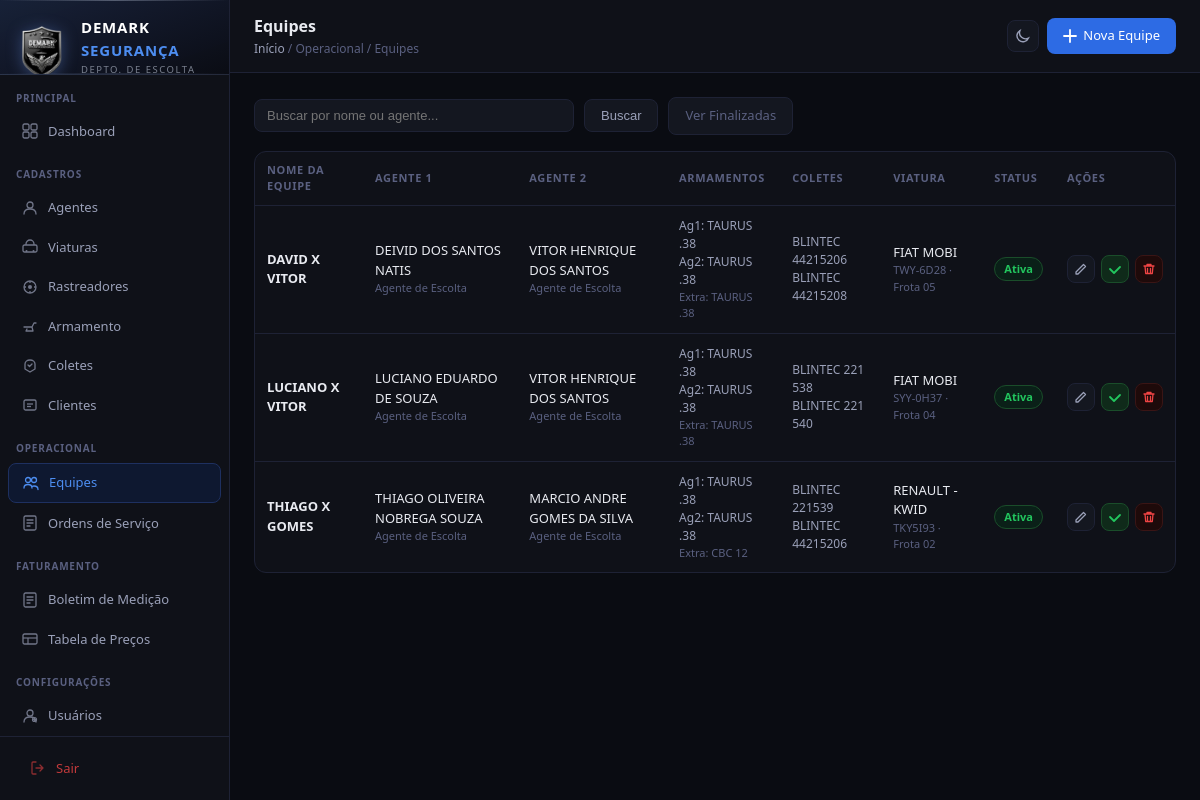
Page /operacional/equipes/ (signed in) on the committed database.
### cadastros/models.py (models this page shows, shortened)
class Equipe(models.Model):
    STATUS_CHOICES = [
        ('ativa',      'Ativa'),
        ('inativa',    'Inativa'),
        ('em_servico', 'Em Serviço'),
        ('finalizada', 'Finalizada'),
    ]
    nome             = models.CharField(max_length=100, verbose_name='Nome da Equipe')
    agente1          = models.ForeignKey('Agente',    on_delete=models.PROTECT, related_name='equipe_agente1',   verbose_name='Agente 1')
    agente2          = models.ForeignKey('Agente',    on_delete=models.PROTECT, related_name='equipe_agente2',   verbose_name='Agente 2')
    armamento_agente1= models.ForeignKey('Armamento', on_delete=models.PROTECT, related_name='equipe_arm_ag1',   verbose_name='Armamento Agente 1')
    armamento_agente2= models.ForeignKey('Armamento', on_delete=models.PROTECT, related_name='equipe_arm_ag2',   verbose_name='Armamento Agente 2')
    armamento_extra  = models.ForeignKey('Armamento', on_delete=models.SET_NULL, null=True, blank=True, related_name='equipe_arm_extra', verbose_name='Armamento Extra (Equipe)')
    colete1          = models.ForeignKey('Colete',    on_delete=models.PROTECT, related_name='equipe_colete1',   verbose_name='Colete Agente 1')
    colete2          = models.ForeignKey('Colete',    on_delete=models.PROTECT, related_name='equipe_colete2',   verbose_name='Colete Agente 2')
    viatura          = models.ForeignKey('Viatura',   on_delete=models.SET_NULL, null=True, blank=True, related_name='equipe_viatura', verbose_name='Viatura')
    status           = models.CharField(max_length=20, choices=STATUS_CHOICES, default='ativa', verbose_name='Status')
    observacoes      = models.TextField(blank=True, verbose_name='Observações')
    criado_em        = models.DateTimeField(auto_now_add=True)
    atualizado_em    = models.DateTimeField(auto_now=True)
    class Meta:
        verbose_name = 'Equipe'
        verbose_name_plural = 'Equipes'
        ordering = ['nome']

class Agente(models.Model):
    STATUS_CHOICES = [
        ('ativo', 'Ativo'),
        ('afastado', 'Afastado'),
        ('inativo', 'Inativo'),
    ]
    FUNCAO_CHOICES = [
        ('agente_escolta', 'Agente de Escolta'),
        ('motorista_escolta', 'Motorista Escolta'),
        ('supervisor', 'Supervisor'),
        ('coordenador', 'Coordenador'),
    ]
    foto = models.ImageField(upload_to='agentes/', blank=True, null=True)
    nome = models.CharField(max_length=200, verbose_name='Nome completo')
    cpf = models.CharField(max_length=14, unique=True, verbose_name='CPF')
    rg = models.CharField(max_length=20, verbose_name='RG')
    telefone = models.CharField(max_length=20, verbose_name='Telefone / Contato')
    data_nascimento = models.DateField(blank=True, null=True, verbose_name='Data de nascimento')
    cnh = models.CharField(max_length=20, blank=True, verbose_name='CNH')
    cnh_validade = models.DateField(blank=True, null=True, verbose_name='Val. CNH')
    cnh_categoria = models.CharField(max_length=5, blank=True, default='B', verbose_name='Categoria CNH')
    cnv = models.CharField(max_length=20, blank=True, verbose_name='CNV')
    cnv_validade = models.DateField(blank=True, null=True, verbose_name='Val. CNV')
    funcao = models.CharField(max_length=30, choices=FUNCAO_CHOICES, default='agente_escolta', verbose_name='Funcao')
    status = models.CharField(max_length=15, choices=STATUS_CHOICES, default='ativo', verbose_name='Status')
    observacoes = models.TextField(blank=True, verbose_name='Observacoes')
    criado_em = models.DateTimeField(auto_now_add=True)
    atualizado_em = models.DateTimeField(auto_now=True)
    class Meta:
        verbose_name = 'Agente'
        verbose_name_plural = 'Agentes'
        ordering = ['nome']

class Armamento(models.Model):
    TIPO_CHOICES = [
        ('pistola', 'Pistola'),
        ('revolver', 'Revolver'),
        ('espingarda', 'Espingarda'),
        ('rifle', 'Rifle'),
    ]
    tipo = models.CharField(max_length=20, choices=TIPO_CHOICES, verbose_name='Tipo')
    marca = models.CharField(max_length=100, verbose_name='Marca / Fabricante')
    modelo = models.CharField(max_length=100, verbose_name='Modelo')
    calibre = models.CharField(max_length=20, verbose_name='Calibre')
    numero_serie = models.CharField(max_length=50, unique=True, verbose_name='Nr de Serie')
    numero_cano = models.CharField(max_length=50, blank=True, verbose_name='Nr do Cano')
    registro_cr = models.CharField(max_length=50, blank=True, verbose_name='Registro CR/SINARM')
    registro_validade = models.DateField(blank=True, null=True, verbose_name='Val. Registro')
    data_aquisicao = models.DateField(blank=True, null=True, verbose_name='Data de Aquisicao')
    criado_em = models.DateTimeField(auto_now_add=True)
    atualizado_em = models.DateTimeField(auto_now=True)
    class Meta:
        verbose_name = 'Armamento'
        verbose_name_plural = 'Armamentos'
        ordering = ['tipo', 'marca']

class Colete(models.Model):
    PROTECAO_CHOICES = [
        ('Nivel IIA',  'Nível IIA'),
        ('Nivel II',   'Nível II'),
        ('Nivel IIIA', 'Nível IIIA'),
        ('Nivel III',  'Nível III'),
        ('Nivel IV',   'Nível IV'),
    ]
    marca       = models.CharField(max_length=100, verbose_name='Marca')
    numeracao   = models.CharField(max_length=50,  verbose_name='Numeracao')
    protecao    = models.CharField(max_length=20, choices=PROTECAO_CHOICES, default='Nivel IIIA', verbose_name='Nivel de Protecao')
    validade    = models.DateField(verbose_name='Validade')
    criado_em   = models.DateTimeField(auto_now_add=True)
    atualizado_em = models.DateTimeField(auto_now=True)
    class Meta:
        verbose_name = 'Colete'
        verbose_name_plural = 'Coletes'
        ordering = ['marca']

class Viatura(models.Model):
    STATUS_CHOICES = [
        ('ativa', 'Ativa'),
        ('manutencao', 'Em manutencao'),
        ('inativa', 'Inativa'),
    ]
    TIPO_CHOICES = [
        ('VW Polo', 'VW Polo'),
        ('VW Gol', 'VW Gol'),
        ('Fiat Strada', 'Fiat Strada'),
        ('Toyota Hilux', 'Toyota Hilux'),
        ('Outro', 'Outro'),
    ]
    tipo = models.CharField(max_length=50, verbose_name='Tipo')
    marca_modelo = models.CharField(max_length=100, verbose_name='Marca / Modelo')
    ano = models.CharField(max_length=4, verbose_name='Ano')
    cor = models.CharField(max_length=50, verbose_name='Cor')
    placa = models.CharField(max_length=10, unique=True, verbose_name='Placa')
    frota = models.CharField(max_length=20, blank=True, verbose_name='Frota')
    mct_id = models.CharField(max_length=20, blank=True, verbose_name='MCT / ID')
    renavam = models.CharField(max_length=15, blank=True, verbose_name='RENAVAM')
    chassi = models.CharField(max_length=30, blank=True, verbose_name='Chassi')
    crlv_validade = models.DateField(blank=True, null=True, verbose_name='CRLV Vencimento')
    seguro_validade = models.DateField(blank=True, null=True, verbose_name='Seguro Vencimento')
    status = models.CharField(max_length=15, choices=STATUS_CHOICES, default='ativa', verbose_name='Status')
    observacoes = models.TextField(blank=True, verbose_name='Observacoes')
    criado_em = models.DateTimeField(auto_now_add=True)
    atualizado_em = models.DateTimeField(auto_now=True)
    class Meta:
        verbose_name = 'Viatura'
        verbose_name_plural = 'Viaturas'
        ordering = ['placa']

### cadastros/views.py (the view)
# urls.py: path('operacional/equipes/',                          views.equipe_list,      name='equipe_list'),
@login_required
def equipe_list(request):
    q = request.GET.get('q', '')
    mostrar_finalizadas = request.GET.get('finalizadas', '') == '1'
    equipes = Equipe.objects.select_related(
        'agente1', 'agente2',
        'armamento_agente1', 'armamento_agente2', 'armamento_extra',
        'colete1', 'colete2'
    ).all()
    if not mostrar_finalizadas:
        equipes = equipes.exclude(status='finalizada')
    if q:
        equipes = equipes.filter(
            Q(nome__icontains=q) |
            Q(agente1__nome__icontains=q) |
            Q(agente2__nome__icontains=q)
        )
    return render(request, 'cadastros/equipe_list.html', {
        'equipes': equipes, 'q': q,
        'mostrar_finalizadas': mostrar_finalizadas,
    })

### cadastros/templates/cadastros/equipe_list.html (shortened to what this page needs)
{% extends 'cadastros/base.html' %}
{% block page_title %}Equipes{% endblock %}
{% block breadcrumb %}<a href="{% url 'dashboard' %}">Início</a> / Operacional / Equipes{% endblock %}
{% block topbar_actions %}
  <a href="{% url 'equipe_create' %}" class="btn btn-primary">
    <svg width="14" height="14" fill="none" viewBox="0 0 14 14"><path d="M7 1v12M1 7h12" stroke="#fff" stroke-width="1.8" stroke-linecap="round"/></svg>
    Nova Equipe
  </a>
{% endblock %}
{% block content %}
<div class="search-bar">
  <form method="get" style="display:flex;gap:10px;align-items:center;flex:1">
    <input type="text" name="q" value="{{ q }}" placeholder="Buscar por nome ou agente...">
    <button type="submit" class="btn btn-secondary">Buscar</button>
    {% if mostrar_finalizadas %}
      <a href="{% url 'equipe_list' %}" class="btn btn-secondary">Ocultar Finalizadas</a>
    {% else %}
      <a href="{% url 'equipe_list' %}?finalizadas=1{% if q %}&q={{ q }}{% endif %}" class="btn btn-secondary" style="color:var(--text3)">Ver Finalizadas</a>
    {% endif %}
  </form>
</div>
<div class="card" style="padding:0">
  {% if equipes %}
  <div class="table-wrap">
    <table>
      <thead>
        <tr>
          <th>Nome da Equipe</th>
          <th>Agente 1</th>
          <th>Agente 2</th>
          <th>Armamentos</th>
          <th>Coletes</th>
          <th>Viatura</th>
          <th>Status</th>
          <th>Ações</th>
        </tr>
      </thead>
      <tbody>
        {% for eq in equipes %}
        <tr>
          <td><strong style="color:var(--text)">{{ eq.nome }}</strong></td>
          <td>
            <div style="font-size:13px;color:var(--text)">{{ eq.agente1.nome }}</div>
            <div style="font-size:11px;color:var(--text3)">{{ eq.agente1.get_funcao_display }}</div>
          </td>
          <td>
            <div style="font-size:13px;color:var(--text)">{{ eq.agente2.nome }}</div>
            <div style="font-size:11px;color:var(--text3)">{{ eq.agente2.get_funcao_display }}</div>
          </td>
          <td>
            <div style="font-size:12px;color:var(--text2)">Ag1: {{ eq.armamento_agente1.marca }} {{ eq.armamento_agente1.modelo }}</div>
            <div style="font-size:12px;color:var(--text2)">Ag2: {{ eq.armamento_agente2.marca }} {{ eq.armamento_agente2.modelo }}</div>
            {% if eq.armamento_extra %}
            <div style="font-size:11px;color:var(--text3)">Extra: {{ eq.armamento_extra.marca }} {{ eq.armamento_extra.modelo }}</div>
            {% endif %}
          </td>
          <td>
            <div style="font-size:12px;color:var(--text2)">{{ eq.colete1.marca }} {{ eq.colete1.numeracao }}</div>
            <div style="font-size:12px;color:var(--text2)">{{ eq.colete2.marca }} {{ eq.colete2.numeracao }}</div>
          </td>
          <td>
            {% if eq.viatura %}
              <div style="font-size:13px;color:var(--text)">{{ eq.viatura.marca_modelo }}</div>
              <div style="font-size:11px;color:var(--text3)">{{ eq.viatura.placa }}{% if eq.viatura.frota %} · Frota {{ eq.viatura.frota }}{% endif %}</div>
            {% else %}
              <span style="font-size:12px;color:var(--text3)">—</span>
            {% endif %}
          </td>
          <td>
            {% if eq.status == 'ativa' %}
              <span class="badge badge-green">Ativa</span>
            {% elif eq.status == 'em_servico' %}
              <span class="badge badge-blue">Em Serviço</span>
            {% else %}
              <span class="badge badge-gray">Inativa</span>
            {% endif %}
          </td>
          <td>
            <div style="display:flex;gap:6px">
              <a href="{% url 'equipe_edit' eq.pk %}" class="btn-icon" title="Editar">
                <svg width="14" height="14" fill="none" viewBox="0 0 14 14"><path d="M9.5 2.5l2 2L4 12H2v-2L9.5 2.5z" stroke="currentColor" stroke-width="1.3" stroke-linejoin="round"/></svg>
              </a>
              {% if eq.status != 'finalizada' %}
              <a href="{% url 'equipe_finalizar' eq.pk %}" class="btn-icon" style="color:#22c55e;border-color:#1a4d2a;background:#0f2a1a" title="Finalizar Equipe">
                <svg width="14" height="14" fill="none" viewBox="0 0 14 14"><path d="M2 7l4 4 6-6" stroke="currentColor" stroke-width="1.8" stroke-linecap="round" stroke-linejoin="round"/></svg>
              </a>
              {% endif %}
              {% if eq.status != 'finalizada' %}
              <a href="{% url 'equipe_delete' eq.pk %}" class="btn-icon" style="color:var(--red);border-color:#3a1515;background:var(--red-bg)" title="Excluir">
                <svg width="14" height="14" fill="none" viewBox="0 0 14 14"><path d="M2 4h10M5 4V2.5h4V4M5.5 6.5v4M8.5 6.5v4M3 4l.7 7.5h6.6L11 4" stroke="currentColor" stroke-width="1.3" stroke-linecap="round" stroke-linejoin="round"/></svg>
              </a>
              {% endif %}
            </div>
          </td>
        </tr>
        {% endfor %}
      </tbody>
    </table>
  </div>
  {% endif %}
</div>
{% endblock %}

### cadastros/templates/cadastros/base.html (style rules this page uses)
* { box-sizing:border-box;margin:0;padding:0 }
:root { --bg:#0a0c12;--bg2:#0f1118;--bg3:#141720;--bg4:#1a1e2a; --border:#1e2235;--border2:#28304a; --text:#e8eaf0;--text2:#9aa0b8;--text3:#5a6080; --blue:#2d6be4;--blue2:#1a4db8;--blue-light:#4d8df0; --blue-bg:#0e1830;--blue-border:#1e3060; --green:#22c55e;--green-bg:#0a2018; --red:#ef4444;--red-bg:#1e0a0a; --amber:#f59e0b;--amber-bg:#1e1508; --gray:#64748b; --silver:#a8b0c0;--silver2:#c8d0dc; --gold:#b8960a; --radius:8px;--radius-lg:12px; }
body { font-family:'Segoe UI',system-ui,sans-serif;background:var(--bg);color:var(--text);font-size:14px;line-height:1.5;display:flex;min-height:100vh }
.topbar-left .breadcrumb a { color:var(--text2);text-decoration:none }
.btn { display:inline-flex;align-items:center;gap:6px;padding:8px 16px;border-radius:var(--radius);font-size:13px;font-weight:500;cursor:pointer;border:none;text-decoration:none;transition:all .15s }
.btn-primary { background:var(--blue);color:#fff }
.btn-secondary { background:var(--bg3);color:var(--text2);border:1px solid var(--border) }
.btn-icon { padding:6px;border-radius:var(--radius);background:var(--bg3);border:1px solid var(--border);color:var(--text2);cursor:pointer;display:inline-flex;align-items:center;transition:all .15s }
.card { background:var(--bg2);border:1px solid var(--border);border-radius:var(--radius-lg);padding:20px }
.table-wrap { overflow-x:auto }
table { width:100%;border-collapse:collapse }
th { text-align:left;padding:10px 12px;font-size:11px;font-weight:600;color:var(--text3);text-transform:uppercase;letter-spacing:.06em;border-bottom:1px solid var(--border) }
td { padding:11px 12px;font-size:13px;border-bottom:1px solid var(--border);vertical-align:middle }
tr:last-child td { border-bottom:none }
.badge { display:inline-flex;align-items:center;padding:3px 9px;border-radius:999px;font-size:11px;font-weight:600 }
.badge-green { background:var(--green-bg);color:var(--green);border:1px solid #1a4d2a }
.search-bar { display:flex;gap:10px;margin-bottom:16px;align-items:center }
.search-bar input { background:var(--bg3);border:1px solid var(--border);border-radius:var(--radius);padding:8px 12px;color:var(--text);font-size:13px;outline:none;flex:1;max-width:320px }

### rows in the picture
Equipe: nome "DAVID X VITOR", agente1.nome "DEIVID DOS SANTOS NATIS", agente1.funcao "Agente de Escolta", agente2.nome "VITOR HENRIQUE DOS SANTOS", agente2.funcao "Agente de Escolta", armamento_agente1.marca "TAURUS", armamento_agente1.modelo ".38", armamento_agente2.marca "TAURUS", armamento_agente2.modelo ".38", armamento_extra.marca "TAURUS", armamento_extra.modelo ".38", colete1.marca "BLINTEC", colete1.numeracao "44215206", colete2.marca "BLINTEC", colete2.numeracao "44215208", viatura.marca_modelo "FIAT MOBI", viatura.placa "TWY-6D28", viatura.frota "05", status "Ativa"
Equipe: nome "LUCIANO X VITOR", agente1.nome "LUCIANO EDUARDO DE SOUZA", agente1.funcao "Agente de Escolta", agente2.nome "VITOR HENRIQUE DOS SANTOS", agente2.funcao "Agente de Escolta", armamento_agente1.marca "TAURUS", armamento_agente1.modelo ".38", armamento_agente2.marca "TAURUS", armamento_agente2.modelo ".38", armamento_extra.marca "TAURUS", armamento_extra.modelo ".38", colete1.marca "BLINTEC", colete1.numeracao "221 538", colete2.marca "BLINTEC", colete2.numeracao "221 540", viatura.marca_modelo "FIAT MOBI", viatura.placa "SYY-0H37", viatura.frota "04", status "Ativa"
Equipe: nome "THIAGO X GOMES", agente1.nome "THIAGO OLIVEIRA NOBREGA SOUZA", agente1.funcao "Agente de Escolta", agente2.nome "MARCIO ANDRE GOMES DA SILVA", agente2.funcao "Agente de Escolta", armamento_agente1.marca "TAURUS", armamento_agente1.modelo ".38", armamento_agente2.marca "TAURUS", armamento_agente2.modelo ".38", armamento_extra.marca "CBC", armamento_extra.modelo "12", colete1.marca "BLINTEC", colete1.numeracao "221539", colete2.marca "BLINTEC", colete2.numeracao "44215206", viatura.marca_modelo "RENAULT - KWID", viatura.placa "TKY5I93", viatura.frota "02", status "Ativa"
